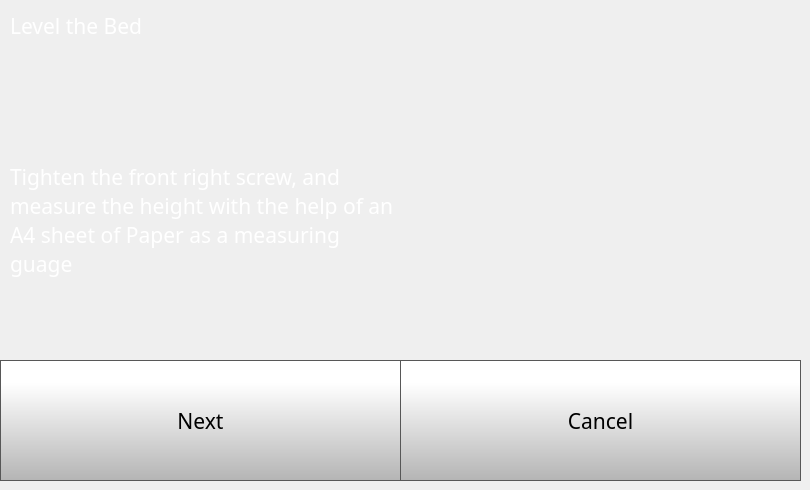
    <widget class="QWidget" name="idexConfigStep3Page">
     <widget class="QLabel" name="calibrateLabel_11">
      <property name="geometry">
       <rect>
        <x>10</x>
        <y>10</y>
        <width>781</width>
        <height>31</height>
       </rect>
      </property>
      <property name="font">
       <font>
        <family>Gotham</family>
        <pointsize>16</pointsize>
        <bold>false</bold>
       </font>
      </property>
      <property name="styleSheet">
       <string notr="true">color: rgb(255, 255, 255);</string>
      </property>
      <property name="text">
       <string>Level the Bed</string>
      </property>
      <property name="wordWrap">
       <bool>true</bool>
      </property>
     </widget>
     <widget class="QPushButton" name="idexConfigStep3NextButton">
      <property name="geometry">
       <rect>
        <x>0</x>
        <y>360</y>
        <width>401</width>
        <height>121</height>
       </rect>
      </property>
      <property name="font">
       <font>
        <family>Gotham</family>
        <pointsize>16</pointsize>
       </font>
      </property>
      <property name="styleSheet">
       <string notr="true">QPushButton {
     border: 1px solid rgb(87, 87, 87);
	background-color: qlineargradient(spread:pad, x1:0, y1:1, x2:0, y2:0.188, stop:0 rgba(180, 180, 180, 255), stop:1 rgba(255, 255, 255, 255));


}

QPushButton:pressed {
    background-color: qlineargradient(x1: 0, y1: 0, x2: 0, y2: 1,
                                      stop: 0 #dadbde, stop: 1 #f6f7fa);
}

QPushButton:flat {
    border: none; /* no border for a flat push button */
}

QPushButton:default {
    border-color: navy; /* make the default button prominent */
}

QPushButton:focus {
	outline: none;
}</string>
      </property>
      <property name="text">
       <string>Next</string>
      </property>
      <property name="iconSize">
       <size>
        <width>40</width>
        <height>40</height>
       </size>
      </property>
     </widget>
     <widget class="QLabel" name="calibrateLabel_16">
      <property name="geometry">
       <rect>
        <x>10</x>
        <y>80</y>
        <width>391</width>
        <height>281</height>
       </rect>
      </property>
      <property name="font">
       <font>
        <family>Gotham</family>
        <pointsize>16</pointsize>
        <bold>false</bold>
       </font>
      </property>
      <property name="styleSheet">
       <string notr="true">color: rgb(255, 255, 255);</string>
      </property>
      <property name="text">
       <string>Tighten the front right screw, and measure the height with the help of an A4 sheet of Paper as a measuring guage</string>
      </property>
      <property name="wordWrap">
       <bool>true</bool>
      </property>
     </widget>
     <widget class="QPushButton" name="idexConfigStep3CancelButton">
      <property name="geometry">
       <rect>
        <x>400</x>
        <y>360</y>
        <width>401</width>
        <height>121</height>
       </rect>
      </property>
      <property name="font">
       <font>
        <family>Gotham</family>
        <pointsize>16</pointsize>
       </font>
      </property>
      <property name="styleSheet">
       <string notr="true">QPushButton {
     border: 1px solid rgb(87, 87, 87);
	background-color: qlineargradient(spread:pad, x1:0, y1:1, x2:0, y2:0.188, stop:0 rgba(180, 180, 180, 255), stop:1 rgba(255, 255, 255, 255));


}

QPushButton:pressed {
    background-color: qlineargradient(x1: 0, y1: 0, x2: 0, y2: 1,
                                      stop: 0 #dadbde, stop: 1 #f6f7fa);
}

QPushButton:flat {
    border: none; /* no border for a flat push button */
}

QPushButton:default {
    border-color: navy; /* make the default button prominent */
}

QPushButton:focus {
	outline: none;
}</string>
      </property>
      <property name="text">
       <string>Cancel</string>
      </property>
      <property name="iconSize">
       <size>
        <width>40</width>
        <height>40</height>
       </size>
      </property>
     </widget>
     <widget class="QLabel" name="CalibrationPoint2_2">
      <property name="geometry">
       <rect>
        <x>420</x>
        <y>80</y>
        <width>361</width>
        <height>261</height>
       </rect>
      </property>
      <property name="text">
       <string/>
      </property>
      <property name="alignment">
       <set>Qt::AlignCenter</set>
      </property>
     </widget>
    </widget>
